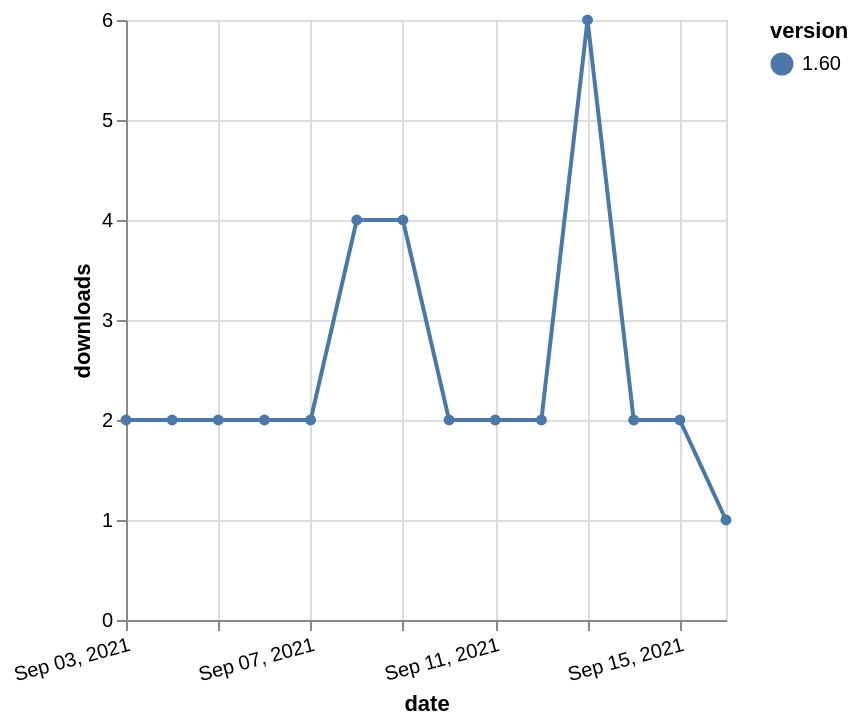

The specification (Vega-Lite) saved for this image:
### Vega-Lite specification from a JSON file in a GitHub repository (floating-point values rounded to 4 significant figures)
{"$schema": "https://vega.github.io/schema/vega-lite/v5.json", "description": "A simple bar chart with embedded data.", "data": {"values": [{"date": "2021-09-03", "total": 2737, "delta": 2, "version": "1.60"}, {"date": "2021-09-04", "total": 2739, "delta": 2, "version": "1.60"}, {"date": "2021-09-05", "total": 2741, "delta": 2, "version": "1.60"}, {"date": "2021-09-06", "total": 2743, "delta": 2, "version": "1.60"}, {"date": "2021-09-07", "total": 2745, "delta": 2, "version": "1.60"}, {"date": "2021-09-08", "total": 2749, "delta": 4, "version": "1.60"}, {"date": "2021-09-09", "total": 2753, "delta": 4, "version": "1.60"}, {"date": "2021-09-10", "total": 2755, "delta": 2, "version": "1.60"}, {"date": "2021-09-11", "total": 2757, "delta": 2, "version": "1.60"}, {"date": "2021-09-12", "total": 2759, "delta": 2, "version": "1.60"}, {"date": "2021-09-13", "total": 2765, "delta": 6, "version": "1.60"}, {"date": "2021-09-14", "total": 2767, "delta": 2, "version": "1.60"}, {"date": "2021-09-15", "total": 2769, "delta": 2, "version": "1.60"}, {"date": "2021-09-16", "total": 2770, "delta": 1, "version": "1.60"}]}, "width": "container", "mark": {"type": "line", "point": {"filled": true}}, "encoding": {"x": {"field": "date", "type": "temporal", "timeUnit": "yearmonthdate", "title": "date", "axis": {"labelAngle": -15}}, "y": {"field": "delta", "type": "quantitative", "title": "downloads"}, "color": {"field": "version", "type": "nominal"}, "tooltip": {"field": "delta"}}}
